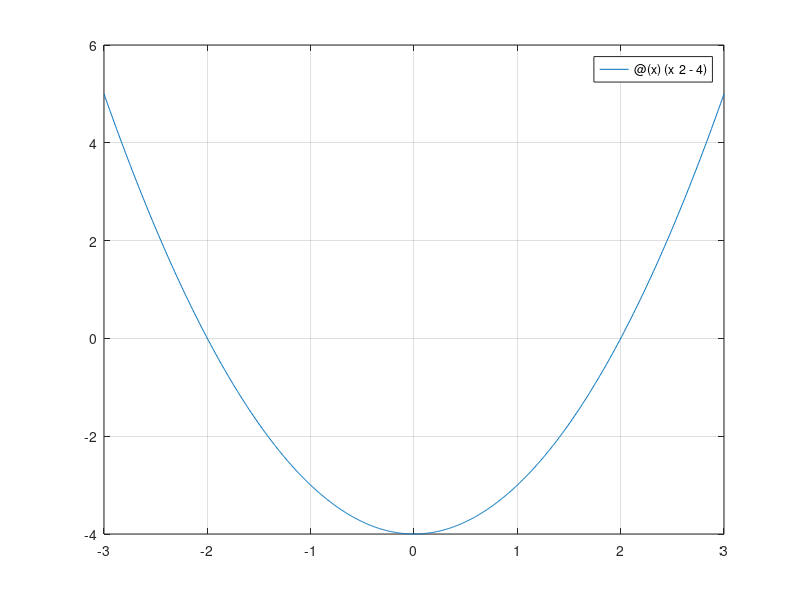

MATLAB code to generate this figure: (Note: this script raises an error after producing the figure.)
% Função
f = @(x)(x^2-4);
% Intervalo
a=-3; b = 3; 
x0 = (a + b)/2;
%Gráfico da função 
figure
fplot(f, [a, b]);
grid on;

% Cálculo das raízes
%
% Zero do MATLAB
%[X,FVAL,EXITFLAG,OUTPUT]=fzero(f,[a,b]);
%fprintf('fzero\n');
%fprintf('Raiz: %f, Iterações: %d, Valor da raiz: %f\n', X, OUTPUT.iterations, f(X));
%OUTPUT.algorithm
% Bissecção 
[r, n] = Bisseccao(f, a, b, 10^-4, 1000);
fprintf('Bisseccao\n');
fprintf('Raiz: %f, Iterações: %d, Valor da raiz: %f\n', r, n, f(r));
% Newton Raphson
proverDerivada = 0;
df = 0;
[r, n] = NewtonRaphson(f, proverDerivada, df, x0, 10^-4, 1000);
fprintf('Newton Raphson\n');
fprintf('Raiz: %f, Iterações: %d, Valor da raiz: %f\n', r, n, f(r));
% Secante
[r, n] = Secante(f, a, b, 10^-4, 1000);
fprintf('Secante\n');
fprintf('Raiz: %f, Iterações: %d, Valor da raiz: %f\n', r, n, f(r));











